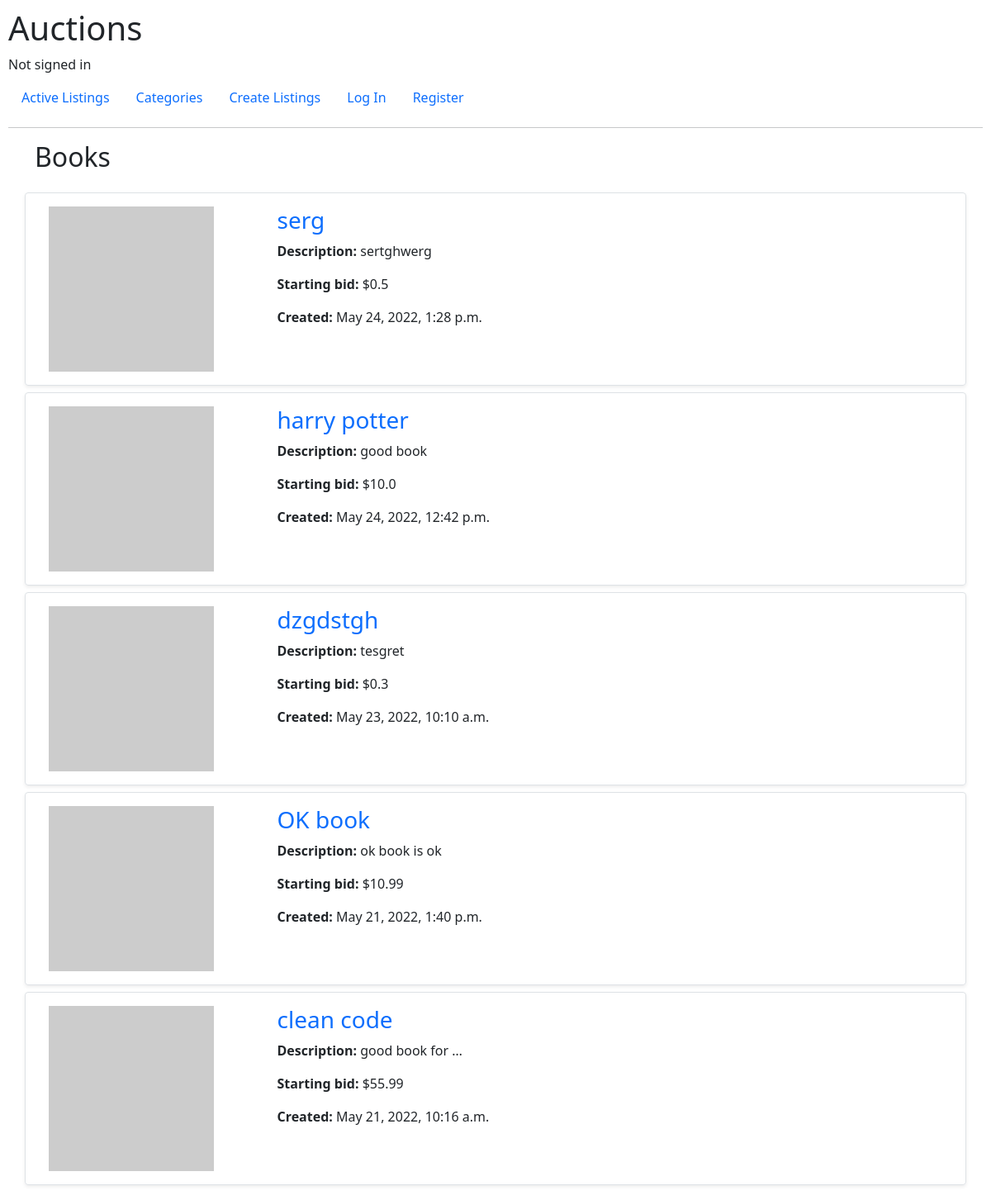
The app's page /category/Books, older data.
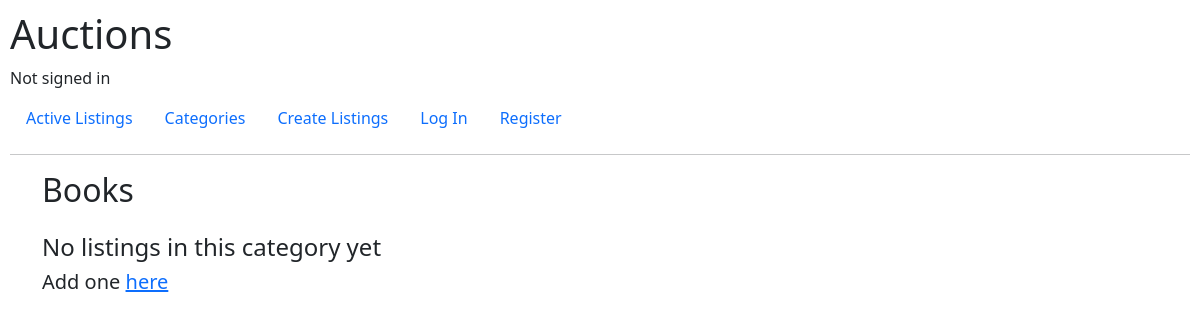
The same page, newer data.
### auctions/models.py (models this page shows, shortened)
class Listing(models.Model):
    title = models.CharField(max_length=255)
    description = models.TextField()
    starting_bid = models.FloatField(default=0)
    image_url = models.URLField()
    active = models.BooleanField(default=True)
    created_date = models.DateTimeField(auto_now_add=True)
    owner = models.ForeignKey(User, on_delete=models.SET_NULL, null=True, related_name="owner")
    category = models.ForeignKey(Category, on_delete=models.SET_NULL, null=True)

### auctions/views.py (the view)
# urls.py: path("category/<str:category>", views.category, name="category"),
def category(request, category):
    category = Category.objects.get(title = category)
    listings = Listing.objects.all().filter(category=category.id).order_by('-created_date')
    return render(request, "auctions/category.html", {
        'category': category,
        'listings': listings
    })

### auctions/models.py (called while the page is built)
    def __str__(self):
        return f"{self.title}"

### auctions/templates/auctions/category.html (shortened to what this page needs)
{% extends "auctions/layout.html" %}
{% load static %}
{% block body %}
  <div class="container">
    <h2 class="mb-4">{{category}}</h2>
    {% for listing in listings %}
    <div class="listing border rounded shadow-sm p-3 mb-2 row">
        <div class="col-lg-3 image">
            <img src="{{listing.image_url}}" alt="{{listing.title}}">
        </div>
        <div class="col-lg-9 info">
            <h3>
                <a class="text-decoration-none" href="{% url 'listing' listing.id %}">
                    {{listing.title}}
                </a>
            </h3>
            <p><strong>Description: </strong>{{listing.description|truncatechars:15 }}</p>
            <p><strong>Starting bid: </strong>${{listing.starting_bid}}</p>
            <p><strong>Created: </strong>{{listing.created_date}}</p>
        </div>
    </div>
    {% empty %}
    <h4>No listings in this category yet</h4>
    <h5>Add one
      <span><a href="{% url 'create' %}">here</a></span>
    </h5>
    {% endfor %}
</div>
{% endblock body %}

Row changes from the older to the newer data that the page shows:
removed Listing: title "serg", description "sertghwerg", starting_bid "0.5", created_date "May 24, 2022, 1:28 p.m."
removed Listing: title "harry potter", description "good book", starting_bid "10.0", created_date "May 24, 2022, 12:42 p.m."
removed Listing: title "dzgdstgh", description "tesgret", starting_bid "0.3", created_date "May 23, 2022, 10:10 a.m."
removed Listing: title "OK book", description "ok book is ok", starting_bid "10.99", created_date "May 21, 2022, 1:40 p.m."
removed Listing: title "clean code", description "good book for …", starting_bid "55.99", created_date "May 21, 2022, 10:16 a.m."
Text that changed along with them:
text now shown: "No listings in this category yet Add one here"
